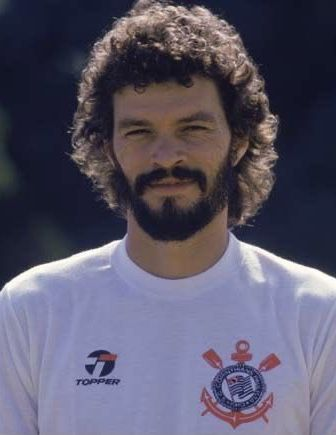
#> input picture Informações Extras/OpenCV/Socrates_face.jpg, 336 x 435 px
$ python FaceDetection.py
#> lines starting #> are read from the running program, lines starting #| are printed output that depends on the picture; after the words box and inside, x2 and y2 are one past the last pixel; in counts of white or black regions, pixels touching at a corner belong together
import cv2

# Carregar a imagem
image = cv2.imread('Socrates_face.jpg')
#> image is the input picture: shape (435, 336, 3); mean B, G, R 105, 86.1, 89.8

# Carregar o classificador de detecção de rostos pré-treinado
face_cascade = cv2.CascadeClassifier(cv2.data.haarcascades + 'haarcascade_frontalface_default.xml')

# Converter a imagem para tons de cinza
gray_image = cv2.cvtColor(image, cv2.COLOR_BGR2GRAY)
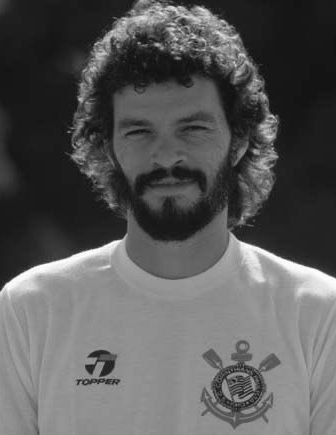
#> gray_image: shape (435, 336); min 11, max 255, mean 89.4

# Detectar rostos na imagem
faces = face_cascade.detectMultiScale(gray_image, scaleFactor=1.1, minNeighbors=5, minSize=(30, 30))
#> faces = [[94, 72, 145, 145]]

# Desenhar retângulos ao redor dos rostos detectados
for (x, y, w, h) in faces:
    cv2.rectangle(image, (x, y), (x+w, y+h), (255, 0, 0), 2)
#> this loop made 1 pass
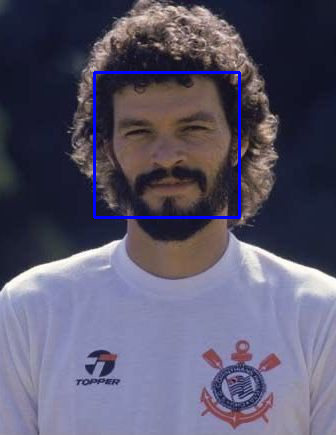
#> image: shape (435, 336, 3); 1.19% of pixels changed, all inside (x1, y1, x2, y2) = (93, 71, 241, 219)

# Exibir a imagem com os rostos detectados
cv2.imshow('Deteccao de Rostos', image)

# Esperar por uma tecla e fechar a janela
cv2.waitKey(0)
cv2.destroyAllWindows()
